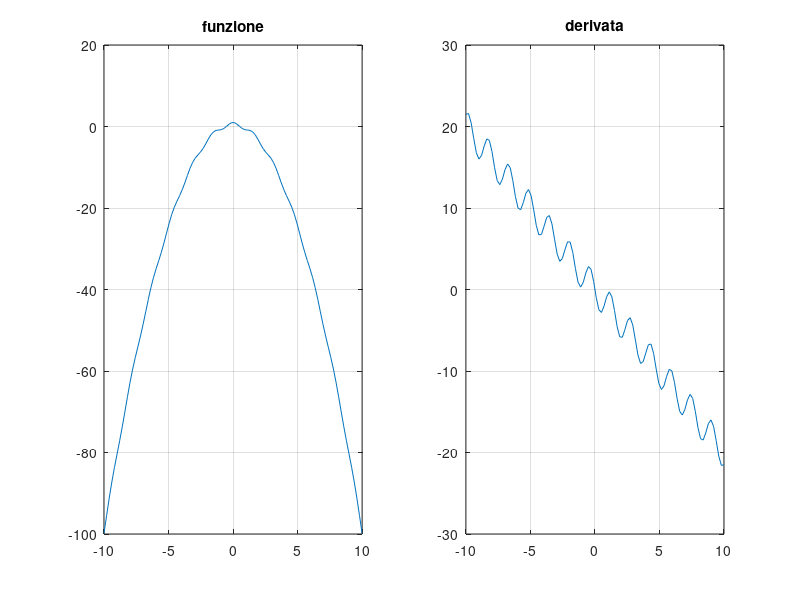

MATLAB code to generate this figure: (Note: this script raises an error after producing the figure.)
% Esercizio 4 scheda Radici Bis

clear
clc
close all
format long

tolleranza = 10^-10;

f = @(x) ((cos(2*x).^2) - x.^2);
f_d = @(x) (-2*sin(4*x) - 2*x);

x = linspace(-10, 10);
subplot(1, 2, 1);
plot(x, f(x))
grid on
title funzione

subplot(1, 2, 2);
plot(x, f_d(x))
grid on
title derivata

function [s, it] = newton(f, f_d, x, t, n_it)
    if (abs(f(x)) > t)
        if (abs(f_d(x)) ~= 0)
            x_k = abs(x - (f(x)/f_d(x)));
            n_it = n_it + 1;
            [s, it] = newton(f, f_d, x_k, t, n_it);
        else
            error("La derivata risulta 0");
        end
    else
        s = x;
        it = n_it;
        return
    end
end

function [sol, it] = corde(f, x, a, b, t, n_it)
    if (n_it > 10000)
        sol = x
        it = n_it
        return
    end

    if (abs(f(x)) > t)
        x_k = x - (f(x)*((b - a)/(f(b) - f(a))));
        n_it = n_it + 1;
        [sol, it] = corde(f, x_k, a, b, t, n_it);
    else
        sol = x;
        it = n_it;
        return
    end
end

[sol1, it1] = newton(f, f_d, 1, tolleranza, 0)
[sol2, it2] = corde(f, 1, 0, 1000, tolleranza, 0)

fzero = fzero(f, 1)
